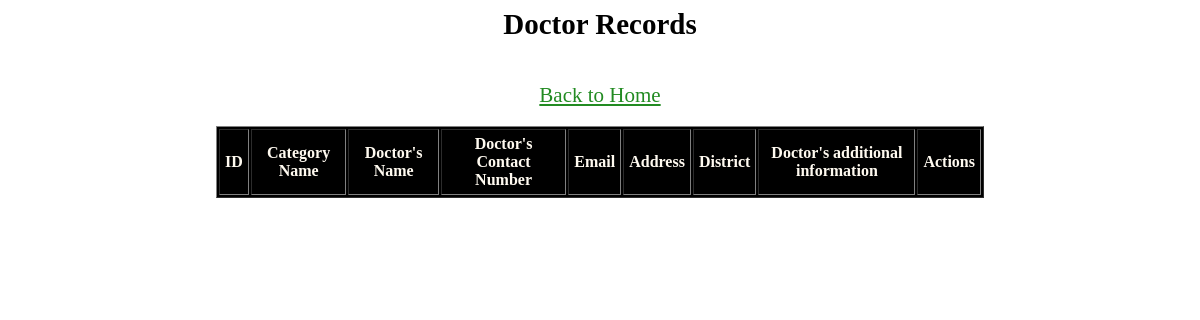
The page /display_doctor_data.php on the database as committed earlier.
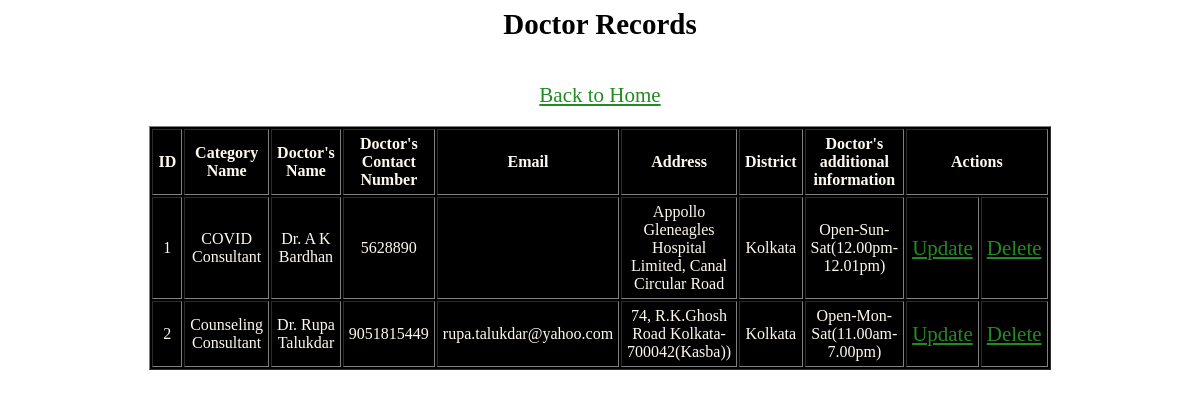
The same page on the database as committed later.
### tables this page shows
CREATE TABLE `doctor_db` (
  `id` int(20) NOT NULL,
  `cat_id` int(10) NOT NULL,
  `dname` varchar(30) NOT NULL,
  `phno` varchar(12) NOT NULL,
  `email` varchar(50) NOT NULL,
  `address` varchar(255) NOT NULL,
  `district` varchar(50) NOT NULL,
  `doctors_additional_info` varchar(255) NOT NULL
);

CREATE TABLE `doctor_category` (
  `cat_id` int(10) NOT NULL,
  `category_name` varchar(23) NOT NULL
);

### display_doctor_data.php (the view, shortened to what this page needs)
<?php
include("connection.php");?>
<h2 style="font-size:29px;"><center>Doctor Records</center></h2><br>
<center><a href="menu.html">Back to Home </a></center><br>
<!DOCTYPE html>
<html>
<head>
</head>
<body>
</body>
</html>
<table width = "80%" border="1" cellspacing="2" cellpadding="5" align="center" style="background-color:black; color:floralwhite;">
	<tr>
		<td align="center"><strong>ID</strong></td>
		<td align="center"><strong>Category Name</strong></td>
		<td align="center"><strong>Doctor's Name</strong></td>
		<td align="center"><strong>Doctor's Contact Number</strong></td>
		<td align="center"><strong>Email</strong></td>
		<td align="center"><strong>Address</strong></td>
		<td align="center"><strong>District</strong></td>
		<td align="center"><strong>Doctor's additional information</strong></td>
		<td colspan="2"><strong><center>Actions</center></strong></td>
	</tr>
    <?php
	    $sql = "SELECT
		`doctor_db`.`id` AS `id`,
		`doctor_db`.`cat_id` AS `cat_id`,
		`doctor_db`.`dname` AS `dname`,
		`doctor_db`.`phno` AS `phno`,
		`doctor_db`.`email` AS `email`,
		`doctor_db`.`address` AS `address`,
		`doctor_db`.`district` AS `district`,
		`doctor_db`.`doctors_additional_info` AS `doctors_additional_info`,
		`doctor_category`.`category_name` AS `category_name`
		FROM `doctor_db`,`doctor_category` where `doctor_db`.`cat_id`=`doctor_category`.`cat_id`";
		$result = mysqli_query($link,$sql);
		if(mysqli_num_rows($result) > 0)
		{
			while($row = mysqli_fetch_assoc($result))
			{
				echo "<tr>";
				echo "<td align = 'center'>".$row["id"]."</td>";
				echo "<td align = 'center'>".$row["category_name"]."</td>";
				echo "<td align = 'center'>".$row["dname"]."</td>";
				echo "<td align = 'center'>".$row["phno"]."</td>";
				echo "<td align = 'center'>".$row["email"]."</td>";
				echo "<td align = 'center'>".$row["address"]."</td>";
				echo "<td align = 'center'>".$row["district"]."</td>";
				echo "<td align = 'center'>".$row["doctors_additional_info"]."</td>";
				echo "<td><a href='update_frm_doctor.php?id=".$row['id']."&name=".$row['category_name']."'>Update</a></td>";
				echo "<td><a href='delete_doctor_data.php?id=".$row['id']."'>Delete</a></td>";
				echo "</tr>";
			}
		}
     ?>
</table>

### display_doctor_data.php (style rules this page uses)
a { color: forestgreen; font-size: 21px; }
body { background-image: url("https://p1.pxfuel.com/preview/312/952/22/white-structure-texture-background-ceiling-whitish.jpg"); background-position: center; background-size: cover; height: 700px; margin-left: 10%; margin-right: 10%; }

Rows that differ between the two databases and show on the page:
added doctor_db: id "1", cat.category_name "COVID Consultant", dname "Dr. A K Bardhan", phno "5628890", address "Appollo Gleneagles Hospital Limited, Canal Circular Road", district "Kolkata", doctors_additional_info "Open-Sun-Sat(12.00pm-12.01pm)"
added doctor_db: id "2", cat.category_name "Counseling Consultant", dname "Dr. Rupa Talukdar", phno "9051815449", email "rupa.talukdar@yahoo.com", address "74, R.K.Ghosh Road Kolkata-700042(Kasba))", district "Kolkata", doctors_additional_info "Open-Mon-Sat(11.00am-7.00pm)"
